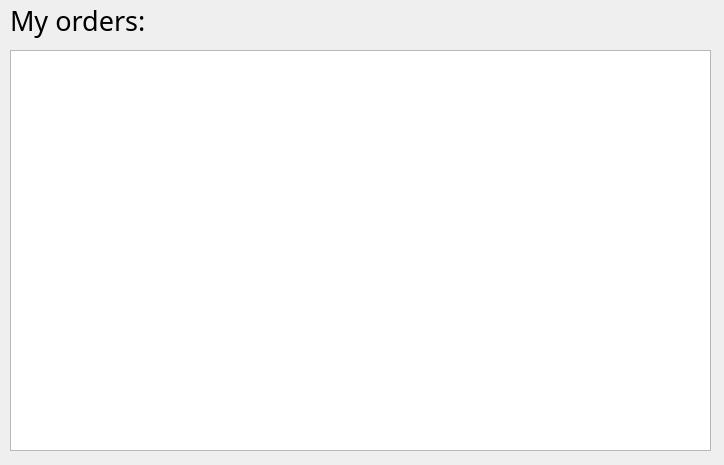
<?xml version="1.0" encoding="UTF-8"?>
<ui version="4.0">
 <class>MyOrders</class>
 <widget class="QMainWindow" name="MyOrders">
  <property name="geometry">
   <rect>
    <x>0</x>
    <y>0</y>
    <width>724</width>
    <height>465</height>
   </rect>
  </property>
  <property name="windowTitle">
   <string>My Orders</string>
  </property>
  <widget class="QWidget" name="centralwidget">
   <widget class="QTableWidget" name="orders_table">
    <property name="geometry">
     <rect>
      <x>10</x>
      <y>50</y>
      <width>701</width>
      <height>401</height>
     </rect>
    </property>
    <property name="editTriggers">
     <set>QAbstractItemView::NoEditTriggers</set>
    </property>
    <property name="selectionBehavior">
     <enum>QAbstractItemView::SelectRows</enum>
    </property>
    <property name="horizontalScrollMode">
     <enum>QAbstractItemView::ScrollPerPixel</enum>
    </property>
    <attribute name="verticalHeaderVisible">
     <bool>false</bool>
    </attribute>
   </widget>
   <widget class="QLabel" name="label">
    <property name="geometry">
     <rect>
      <x>10</x>
      <y>0</y>
      <width>181</width>
      <height>41</height>
     </rect>
    </property>
    <property name="font">
     <font>
      <family>Fira Sans</family>
      <pointsize>20</pointsize>
     </font>
    </property>
    <property name="text">
     <string>My orders:</string>
    </property>
   </widget>
  </widget>
 </widget>
 <resources/>
 <connections/>
</ui>
